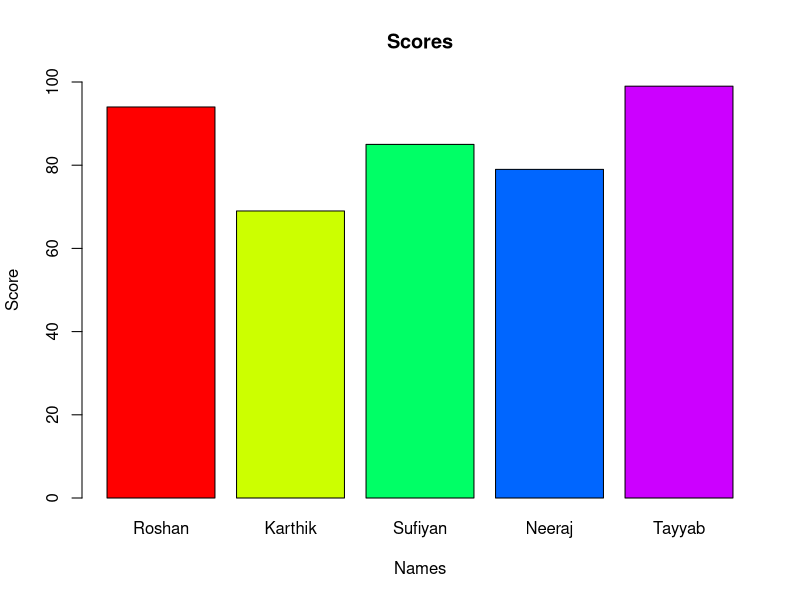

Write the R code that produced this figure.
# Bar Plot 1:

score = c(94, 69, 85, 79, 99)

names = c("Roshan", "Karthik", "Sufiyan", "Neeraj", "Tayyab")

barplot(score, 
        xlab = "Names", 
        ylab = "Score", 
        ylim = c(0,100), 
        main = "Scores", 
        names.arg = names, 
        col = rainbow(length(names)))